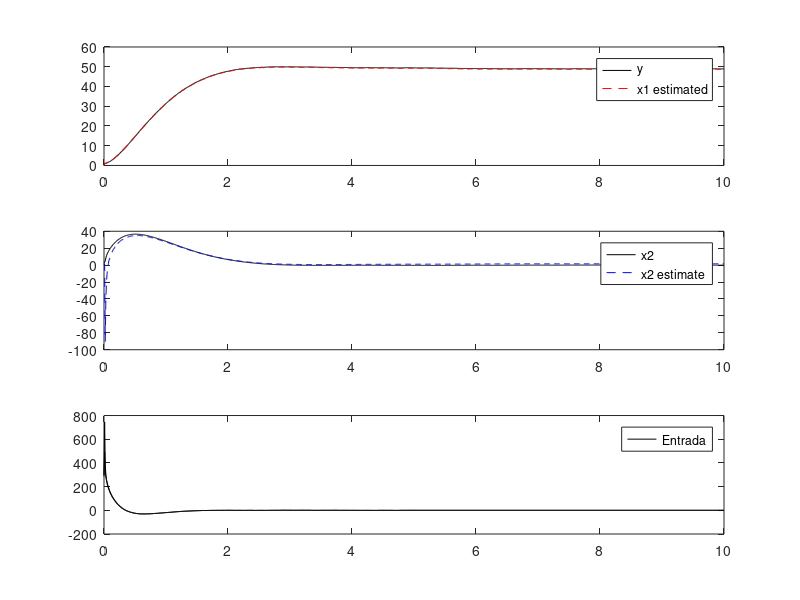

Write MATLAB code to recreate this figure.
%% LKF Guel cortez 2024
% LKF for cart model


clearvars;
close all;

b=1; m=2; Ts=1e-2; L=10;
%Cart_generative_model;

A=[[0,1];[0,-b/m]];
B=[0,1/m]';
C=[1,0];
D=0;

Ad=eye(2)+Ts*A;
Bd=Ts*B;

t=0:Ts:L;
w=1e-4;
v=1e-3;
Q=1e-5*eye(2);
R=v^2;
P=1e2*eye(2);
alpha=0.0003;

x_pred=zeros([2,length(t)]);
x_est=zeros([2,length(t)]);
y_pred=zeros([1,length(t)]);

x_pred(:,1)=[2,0]';

u_c = zeros([2,length(t)]);
k_c = [6 5];
xDeseada = [50 0];
x_c = zeros([2,length(t)]);
x_c(:,1) =[1,2]';
y_c = zeros([1,length(t)]);

for k=2:length(t)

    u_c(k-1) = k_c(1)*(xDeseada(1)-x_est(1,k-1)) + k_c(2)*(xDeseada(2)-x_est(2,k-1)) ;
    x_c(:,k)=Ad*x_c(:,k-1)+Bd*u_c(k-1)+sqrt(w)*randn([2,1]);
    y_c(k)=C*x_c(:,k)+sqrt(v)*randn;

    x_pred(:,k)=Ad*x_pred(:,k-1)+Bd*u_c(k-1);
    y_pred(k)=C*x_pred(:,k);

    P_pred=Ad*P*Ad'+Q;
    P_y=C*P_pred*C'+R;
    P_xy=P_pred*C';

    L=P_xy/P_y;
    x_est(:,k)=x_pred(:,k)+L*(y_c(k)-y_pred(k));
    P=P_pred-L*P_y*L';
    
    %% Q learning
    %Q=(1-alpha)*Q+alpha*L*(y_c(k)-y_pred(k))*(y_c(k)-y_pred(k))'*L';
end

subplot(3,1,1)
plot(t,y_c,'k')
hold on
plot(t,x_est(1,:),'r--')
legend('y','x1 estimated')

subplot(3,1,2)
plot(t,x_c(2,:),'k')
hold on
plot(t,x_est(2,:),'b--')
legend('x2 ','x2 estimate ')

subplot(3,1,3)
plot(t,u_c,'k')
legend('Entrada')
